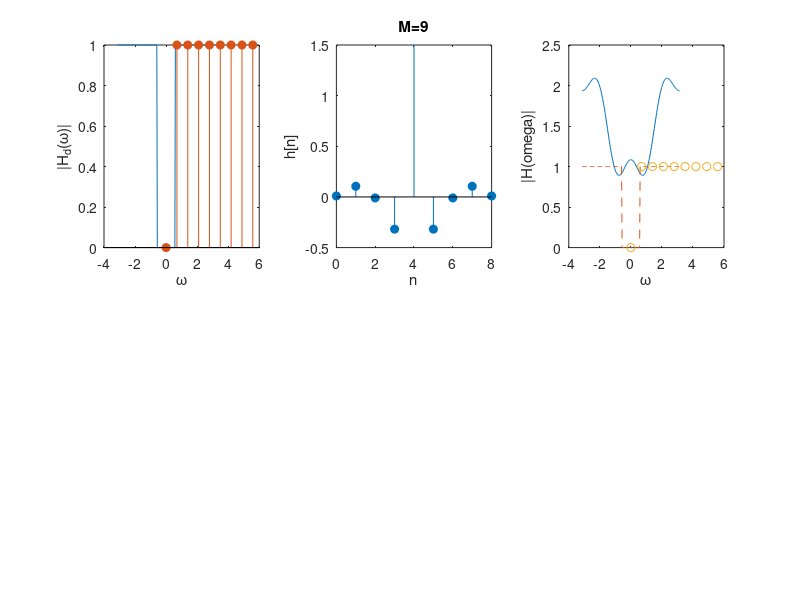

This figure's MATLAB source:

clc;
close all;
clear all;
Hd=inline('exp(-i*om*(M-1)/2).*(1+abs(om)>(pi/2))','om','M');
M=9;
ok=[0:(M-1)]/M*2*pi;
Hk=Hd(mod(ok+pi,2*pi)-pi,M); %trick: [-pi,pi] specification of H(\omega)
h=ifft(Hk);
h=fir2(M-1, [0 0.5 .5 1],[1 1 2 2],boxcar(M)); %%high pass like magnitude
om=linspace(-pi,pi,201);
clf,
pl=230;
subplot(pl+1),plot(om,abs(Hd(om,M)))
hold on,

stem(ok(ok>=0),abs(Hk(ok>=0)),'filled'),
xlabel('\omega');
ylabel('|H_d(\omega)|');
subplot(pl+2),stem(0:(M-1),h,'filled'),title(sprintf('M=%d',M))
xlabel('n');
ylabel('h[n]');
axis([0 M-1 -.5 1.5])
H=freqz(h,1,om);
subplot(pl+3),plot(om,abs(H),'-',om,abs(Hd(om,M)),'--',ok,abs(Hk),'o')
xlabel('\omega');ylabel('|H(omega)|'), 
